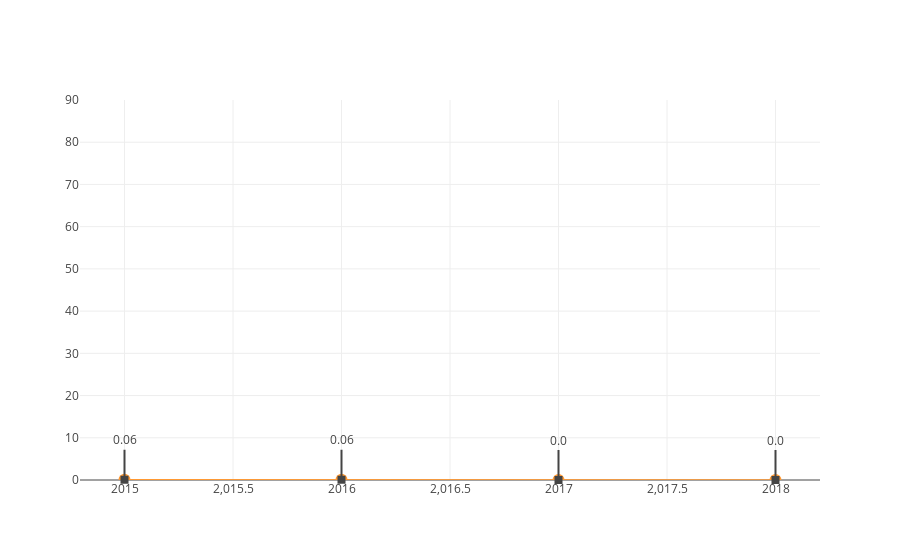

Notebook code cell kept with this figure:
### Code cell
autoCensoLine('IN_ENERGIA_INEXISTENTE')

### Figure 1 — Plotly figure (JSON) as saved in the notebook; plotly's stock layout.template omitted (floating-point values rounded to 4 significant figures)
{"data": [{"line": {"color": "rgba(255, 153, 51, 1.0)", "dash": "solid", "shape": "linear", "width": 1.3}, "marker": {"size": 12, "symbol": "circle"}, "mode": "lines+markers", "name": "proporcao", "text": "", "type": "scatter", "uid": "b8e237e2-6165-4d24-a6ec-5be8db9224cb", "x": [2015, 2016, 2017, 2018], "y": [0.06, 0.06, 0, 0]}], "layout": {"annotations": [{"arrowhead": 7, "ax": 0, "ay": -40, "showarrow": true, "text": "0.06", "x": 2015, "xref": "x", "y": 0.06, "yref": "y"}, {"arrowhead": 7, "ax": 0, "ay": -40, "showarrow": true, "text": "0.06", "x": 2016, "xref": "x", "y": 0.06, "yref": "y"}, {"arrowhead": 7, "ax": 0, "ay": -40, "showarrow": true, "text": "0.0", "x": 2017, "xref": "x", "y": 0, "yref": "y"}, {"arrowhead": 7, "ax": 0, "ay": -40, "showarrow": true, "text": "0.0", "x": 2018, "xref": "x", "y": 0, "yref": "y"}], "showlegend": false, "yaxis": {"range": [0, 90]}}}
